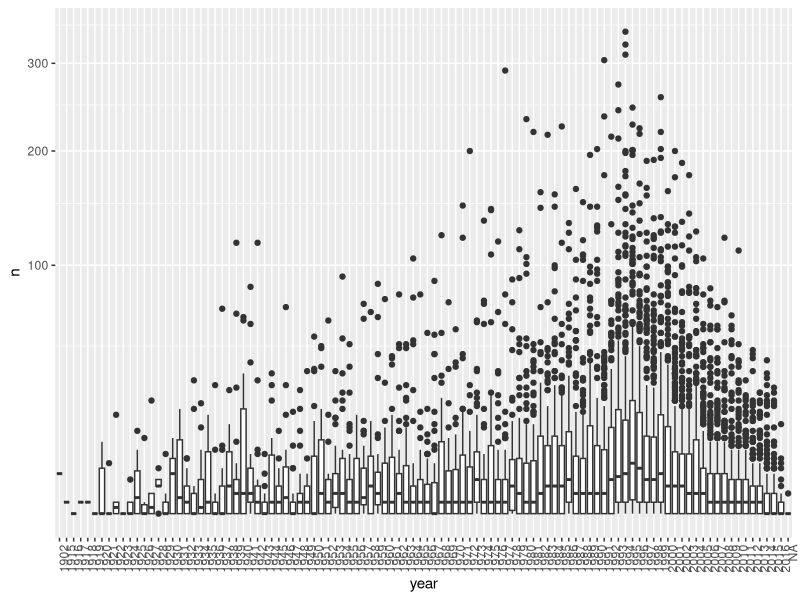
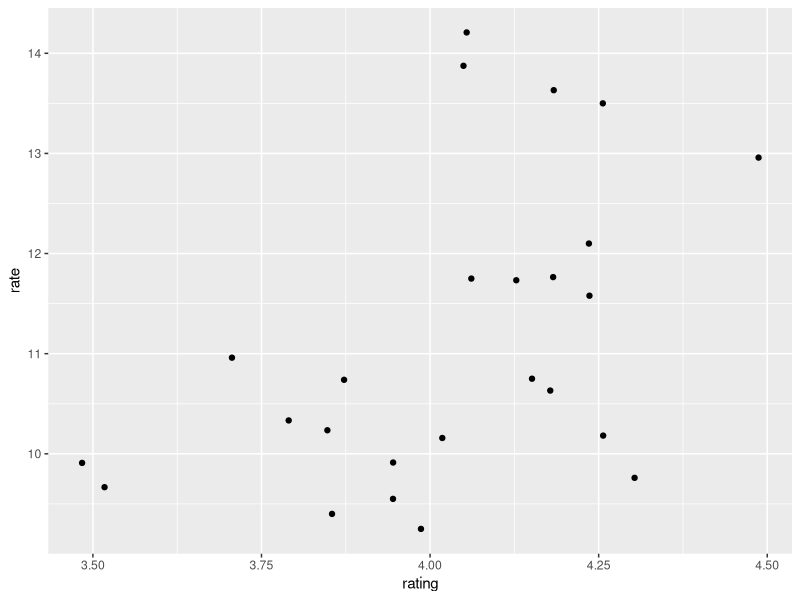
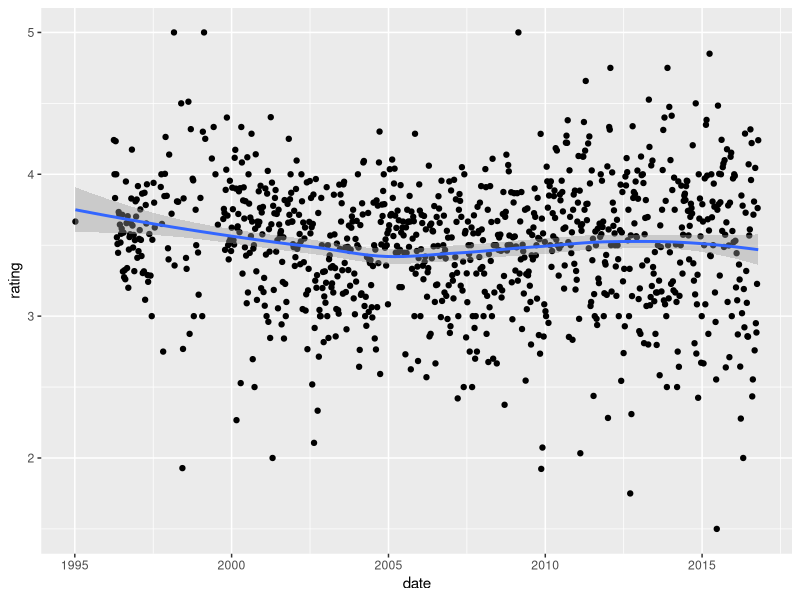

Recreate these plots in R, in order.
### Regularization
library(dslabs)
library(tidyverse)
library(dplyr)
data("movielens")

library(caret)
set.seed(755)
test_index <- createDataPartition(y = movielens$rating, times = 1,
                                  p = 0.2, list = FALSE)
train_set <- movielens[-test_index,] # partition by row
test_set <- movielens[test_index,]

# remove users and movies not in train set
test_set <- test_set %>%
  semi_join(train_set, by = "movieId") %>%
  semi_join(train_set, by = "userId")

# RMSE rating
RMSE <- function(true_ratings, predicted_ratings){
  sqrt(mean((true_ratings - predicted_ratings)^2))
}

# model fitting
mu <- mean(train_set$rating)
movie_avgs <- train_set %>%
  group_by(movieId) %>%
  summarise(b_i = mean(rating - mu))

# 10 mistakes made in model fitting
test_set %>%
  left_join(movie_avgs, by='movieId') %>%
  mutate(residual = rating - (mu + b_i)) %>%
  arrange(desc(abs(residual))) %>%
  select(title, residual) %>% slice(1:10) %>% knitr::kable()

# 10 best movies
movie_titles <- movielens %>%
  select(movieId, title) %>%
  distinct()

# 10 best movies
movie_avgs %>% left_join(movie_titles, by='movieId') %>%
  arrange(desc(b_i)) %>%
  select(title, b_i) %>%
  slice(1:10) %>%
  knitr::kable()

# 10 worst movies
movie_avgs %>% left_join(movie_titles, by='movieId') %>%
  arrange(b_i) %>%
  select(title, b_i) %>%
  slice(1:10) %>%
  knitr::kable()

# now include num of times movies are rated
# best 10
train_set %>% count(movieId) %>% 
  left_join(movie_avgs) %>%
  left_join(movie_titles, by="movieId") %>%
  arrange(desc(b_i)) %>% 
  select(title, b_i, n) %>% 
  slice(1:10) %>% 
  knitr::kable()

# worst 10
train_set %>% count(movieId) %>% 
  left_join(movie_avgs) %>%
  left_join(movie_titles, by="movieId") %>%
  arrange(b_i) %>% 
  select(title, b_i, n) %>% 
  slice(1:10) %>% 
  knitr::kable()


# Q1. Compute the number of ratings for each movie and then plot it against the year the movie came out. 
# Use the square root transformation on the counts. What year has the highest median number of ratings?

library(dslabs)
library(tidyverse)
library(dplyr)
data("movielens")
library(caret)

# median num rating per year
num_rating <- movielens %>% 
  na.omit() %>% 
  select(movieId, rating, year) %>% 
  group_by(movieId, year) %>%
  summarise(n_rating = n()) %>%
  ungroup() %>%
  arrange(desc(n_rating)) 

knitr::kable(head(num_rating, 10))

median_rating <- num_rating %>%
  select(n_rating, year) %>%
  group_by(year) %>%
  summarise(med = median(n_rating, na.rm = TRUE)) %>%
  ungroup() %>%
  arrange(desc(med))

knitr::kable(head(median_rating))

# Answer:
movielens %>% group_by(movieId) %>%
  summarize(n = n(), year = as.character(first(year))) %>%
  qplot(year, n, data = ., geom = "boxplot") +
  coord_trans(y = "sqrt") +
  theme(axis.text.x = element_text(angle = 90, hjust = 1))


# Q2. We see that, on average, movies that came out after 1993 get more ratings. We also see that with newer
# movies, starting in 1993, the number of ratings decreases with year: the more recent a movie is, the less 
# time users have had to rate it.
# Among movies that came out in 1993 or later, what are the 25 movies with the most ratings per year, and 
# what is the average rating of each of the top 25 movies?
# What is the average rating for the movie The Shawshank Redemption?
# What is the average number of ratings per year for the movie Forrest Gump?

# avg num of rating per movie
yrs <- length(unique(movielens$year[movielens$year>=1993]))
num_rating_yr <- movielens %>% filter(year >= 1993) %>%
  na.omit() %>%
  select(title, rating, year) %>%
  group_by(title, year) %>%
  summarise(n = n(), ratings_yr = n/yrs, mean_r = mean(rating, na.rm = TRUE), 
            yr = as.character(first(year))) %>%
  ungroup() %>% 
  arrange(desc(ratings_yr))

knitr::kable(head(num_rating_yr, 25))

# avg num of ratings /yr for Forrest Gump = 13.64 xx starts 1994 adjust years to 24 = 14.21 chk
# avg rating for movie Shawshank Redemption, The = 4.487138 chk
# code incomplete: yrs should incorporate later start dates of new movies



# Q3. From the table constructed in Q2, we can see that the most frequently rated movies tend to have above 
# average ratings. This is not surprising: more people watch popular movies. To confirm this, stratify the 
# post-1993 movies by ratings per year and compute their average ratings. Make a plot of average rating 
# versus ratings per year and show an estimate of the trend.
# What type of trend do you observe?
movielens %>% 
  filter(year >= 1993) %>%
  group_by(movieId) %>%
  summarize(n = n(), years = 2018 - first(year),
            title = title[1],
            rating = mean(rating)) %>%
  mutate(rate = n/years) %>%
  top_n(25, rate) %>%
  arrange(desc(rate)) %>%
  ggplot(aes(rating, rate)) +
  geom_point()


# Q4. Suppose you are doing a predictive analysis in which you need to fill in the missing ratings with 
# some value. Given your observations in the exercise in Q3, which of the following strategies would be most
# appropriate?
# Ans: Explanation Because a lack of ratings is associated with lower ratings, it would be most appropriate
# to fill in the missing value with a lower value than the average. You should try out different values to 
# fill in the missing value and evaluate prediction in a test set.


# Q5. The movielens dataset also includes a time stamp. This variable represents the time and data in which 
# the rating was provided. The units are seconds since January 1, 1970. Create a new column date with the 
# date. Which code correctly creates this new column?

 
movielens <- mutate(movielens, date = as_datetime(timestamp)) # from lubridate package
head(movielens)


# Q6. Compute the average rating for each week and plot this average against day. Hint: use the round_date 
# function before you group_by.

# from ans
movielens %>% mutate(date = round_date(date, unit = "week")) %>%
  group_by(date) %>%
  summarize(rating = mean(rating)) %>%
  ggplot(aes(date, rating)) +
  geom_point() +
  geom_smooth()
